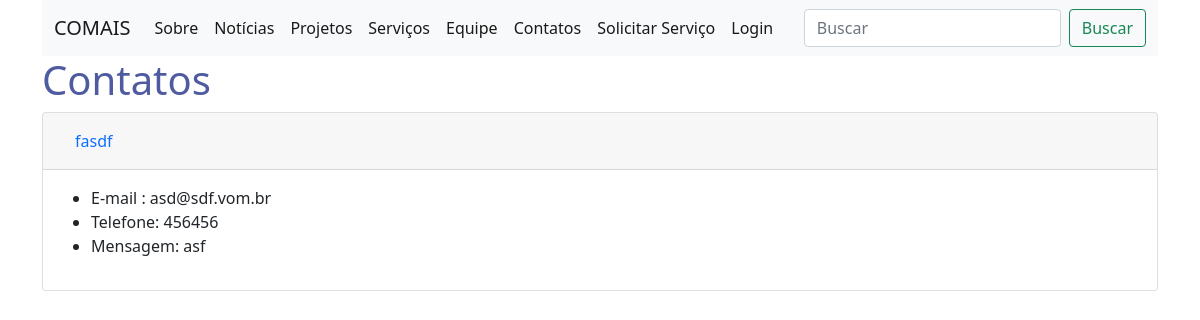
The app's page /contatos, older data.
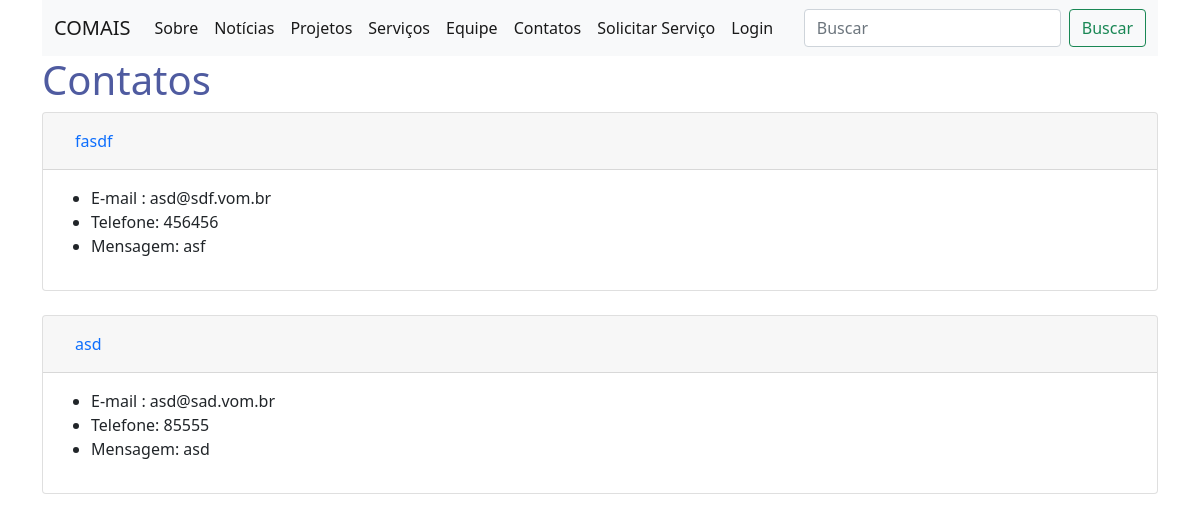
The same page, newer data.
### website/models.py (models this page shows, shortened)
class Contato(models.Model):
    nome = models.CharField('Nome',max_length=100)
    email = models.EmailField('Email',max_length=100)
    telefone = models.CharField('Telefone',max_length=100)
    cidade = models.CharField('Cidade',max_length=100)
    mensagem = models.TextField('Mensagem')
    status = models.IntegerField('Status',default=0)

### website/views.py (the view)
# urls.py: path('contatos', views.contatos, name='contato-list'),
def contatos(request):
    contatos = Contato.objects.all()
    return render(request,'contatos_list.html', {'contatos':contatos})

### website/templates/contatos_list.html (shortened to what this page needs)
{% extends 'base.html'%}
{% block content %}
    <h1>Contatos</h1>
    {% for contato in contatos %}
    <div class="card">
        <div class="card-header">
            <a class="nav-link active" aria-current="page" href="{% url 'show-contatos' contato.id %}">{{contato.nome}}</a>
        </div>
        <div class="card-body">
                <ul>
                        <li>E-mail : {{contato.email}}</li>
                        <li>Telefone: {{contato.telefone}} </li>
                        <li>Mensagem: {{contato.mensagem}} </li>
                    </ul>
            </div>
        </div>
    {% endfor %}
{% endblock  %}

### website/templates/base.html (shortened to what this page needs)
{% load static %}
<!doctype html>
<html lang="pt">
  <head>
    <link rel="stylesheet" type="text/css" href={% static "website\style.css" %}\>
    <link href="https://cdn.jsdelivr.net/npm/bootstrap@5.1.3/dist/css/bootstrap.min.css" rel="stylesheet">
  </head>
  <body>
    <div class="container">
      {% include 'navbar.html' %}
    </div>
    <div class="container">
      <div class="row">
        <div >
          {% block content %}
          {% endblock  %}
        </div>
      </div>
  </body>
</html>

### website/templates/navbar.html (shortened to what this page needs)
  <nav class="navbar navbar-expand-lg navbar-light  bg-light" id="navbar">
    <div class="container-fluid">
      <a class="navbar-brand" href="/#hero">COMAIS</a>
      <div class="collapse navbar-collapse" id="navbarSupportedContent">
        <ul class="navbar-nav me-auto mb-2 mb-lg-0">
          <li class="nav-item">
            <a class="nav-link active" aria-current="page" href="/#about">Sobre</a>
          </li>
          <li class="nav-item">
            <a class="nav-link active" aria-current="page" href="/#why-us">Notícias</a>
          </li>
          <li class="nav-item">
            <a class="nav-link active" aria-current="page" href="/#portfolio">Projetos</a>
          </li>
          <li class="nav-item">
            <a class="nav-link active" aria-current="page" href="/#services">Serviços</a>
          </li>
          <li class="nav-item">
            <a class="nav-link active" aria-current="page" href="/#team">Equipe</a>
          </li>
          <li class="nav-item">
            <a class="nav-link active" aria-current="page" href="/#contact">Contatos</a>
          </li>
          <li class="nav-item">
            <a class="nav-link active" aria-current="page" href="{% url 'registro-ocorrencias' %}">Solicitar Serviço</a>
          </li>
          {% if request.user.is_authenticated %}
          <li class="nav-item">
            <a class="nav-link active" aria-current="page" href="{% url 'logout-user' %}">Logout</a>
          </li>
          {% else %}
          <li class="nav-item">
            <a class="nav-link active" aria-current="page" href="{% url 'login-user' %}">Login</a>
          </li>
          {% endif %}
        </ul>
        <form class="d-flex" method=POST action ='{% url 'buscar-contatos' %}'>
          <input class="form-control me-2" type="search" placeholder="Buscar" aria-label="Search" name="nome">
          <button class="btn btn-outline-success" type="submit">Buscar</button>
        </form>
      </div>
    </div>
  </nav>

### website/static/website/style.css (style rules this page uses)
h1 { color: rgb(79, 91, 160); font-size: 2em; font-weight: normal; margin: 0 0 0.6em 0; }

Row changes from the older to the newer data that the page shows:
added Contato: nome "asd", email "asd@sad.vom.br", telefone "85555", mensagem "asd"
